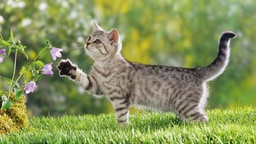
#> input picture FEIP/pics/cat.jpg, 256 x 144 px, shrunk from 1920 x 1080 before the run
$ python template_mathing.py   (older library calls are emulated)
#> lines starting #> are read from the running program, lines starting #| are printed output that depends on the picture
### FEIP/python/img_basic_handle.py
import numpy as np
import cv2
import matplotlib.pyplot as plt
import copy
import time
from scipy.ndimage import convolve as conv

def get_size(img):
	return list(img.shape)[:2]

# [16 lines left out: functions histogram1, histogram, not called in this run]
	# [13 lines of commented-out code are left out]

def point_operator(img, func, *args):
	f = np.vectorize(func)
	return np.uint8(f(img, *args))

# [10 lines of commented-out code are left out]

# [39 lines left out: functions histogram_normalization, histogram_equalization, not called in this run]


# [9 lines of commented-out code are left out]

def uniformed_thresholding(img, threshold):
	func = lambda x, threshold: 0 if x < threshold else 255
	return point_operator(img, func, threshold)

# [50 lines left out: functions ostu_thresholding, convolve1, convolve2, not called in this run]

def convolve(img, template):
	return conv(img, template)
# [14 lines of commented-out code are left out]


# [134 lines left out: functions average, gaussian_operator, get_med, medium_operator, time_medium_operator, trun_med_operator and 1 more, not called in this run]

# [4 lines of commented-out code are left out]


# [152 lines that do not run on import are left out]

### FEIP/python/template_mathing.py
import cv2
import numpy as np
import time
from img_basic_handle import *
from scipy.ndimage import convolve

def MLE_template_matching(img, temp):
	'''
	Attention: The template input should be like
	a rectangle with its elements belong to {0, 1}.

	Example:
		temp = np.array([[1, 0, 0],
						[0, 1, 0],
						[0, 0, 1]])

	Return: A np.array accum of the error of matching.
	'''
	[row, col] = get_size(img)
	[row_t, col_t] = get_size(temp)
	tsum = temp.sum()
	accum = np.zeros([row, col], dtype = np.uint8)
	tc = np.int(np.floor(col_t/2)+1)
	tr = np.int(np.floor(row_t/2)+1)
	for i in range(tr-1, row-tr):
		for j in range(tc-1, col-tc):
			accum[i, j] = ((np.float32(img[i-tr+1:i+tr-1, j-tc+1:j+tc-1]) - np.float32(temp))**2).sum()/tsum
			# for x in range(1-tr, tr-1):
			# 	for y in range(1-tc, tc-1):
			# 		accum[i, j] += (np.float32(img[i+x, j+y]) - np.float32(temp[tr+x-1, tc+y-1])) **2
	return accum

if __name__ == '__main__':
	img = cv2.imread('../pics/cat.jpg', 0)
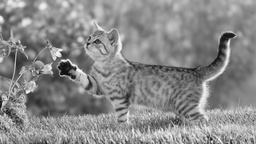
#> img: shape (144, 256); min 1, max 255, mean 136.7
	cv2.imshow('img',img)
	# print(img.shape)

	# temp = img[200:400,200:300]
	temp = np.array([[i*10 for i in range(200)] for i in range(200)], dtype=np.uint8)
	# temp = cv2.imread('../pics/ad.jpg', 0)[::2,::2]
	cv2.imshow('temp', temp)
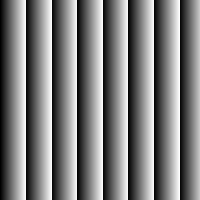
#> window 'temp': shape (200, 200); min 0, max 254, mean 124.6

	img2 = MLE_template_matching(img, temp)
#> in MLE_template_matching, `[row, col] = get_size(img)`: row = 144; col = 256
#> in MLE_template_matching, `[row_t, col_t] = get_size(temp)`: row_t = 200
#> in MLE_template_matching, `tsum = temp.sum()`: tsum = 4984000
#> in MLE_template_matching, `tc = np.int(np.floor(col_t/2)+1)`: tc = 101
#> after the loop in MLE_template_matching, `for i in range(tr-1, row-tr):`: accum: shape (144, 256); every value is 0


	cv2.imshow('img2', img2)
	k = cv2.waitKey(0)
#> (key Esc is pressed here)
	if k == 27:
		cv2.destroyAllWindows()

$ run again, with FEIP/pics/ad_convolved.jpg copied over FEIP/pics/cat.jpg
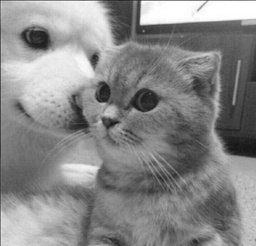
#> input picture FEIP/pics/ad_convolved.jpg, 256 x 246 px, shrunk from 600 x 577 before the run
#> img is the input picture: shape (246, 256); min 21, max 255, mean 136.6
#> row = 246; col = 256
#> row_t = 200
#> tsum = 4984000
#> tc = 101
#> after the loop in MLE_template_matching, `for i in range(tr-1, row-tr):`:
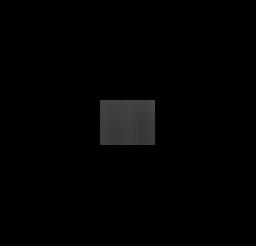
#> accum: shape (246, 256); min 0, max 71, mean 2.4
